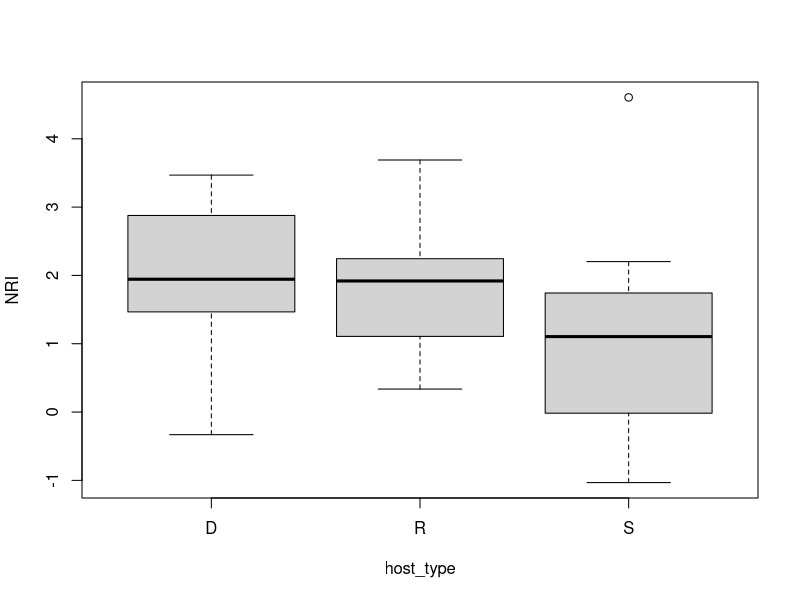
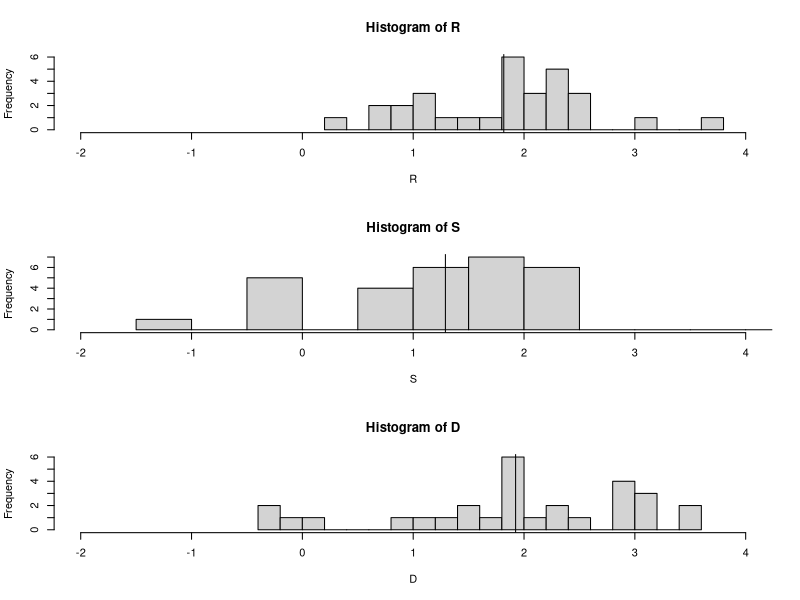

Source code (R) for these figures, in order:
# I want to do an ANOVA of NRI values(a measure of phylogenetic relatedness)

setwd("/Users/karljarvis/Documents/_NAU/Classes/G2E/Community Phylogenetics/R")

#missing data is NaN or NA
arthro_nri <- read.csv("arthro_nri.csv")
attach(arthro_nri)

#check for normal looking boxplots
par(mfrow = c(1,1))
boxplot(NRI ~ host_type)

arthronona <- na.omit(arthro_nri)

par(mfrow = c(3,1))

R <- subset(NRI, host_type == "R")
hist(R, 20, xlim =c(-2,4))
abline(v=mean(R))

S <- subset(arthronona$NRI, host_type == "S")
hist(S, 20, xlim =c(-2,4))
abline(v=mean(S))

D <- subset(NRI, host_type == "D")
hist(D, 20, xlim =c(-2,4))
abline(v=mean(D))




